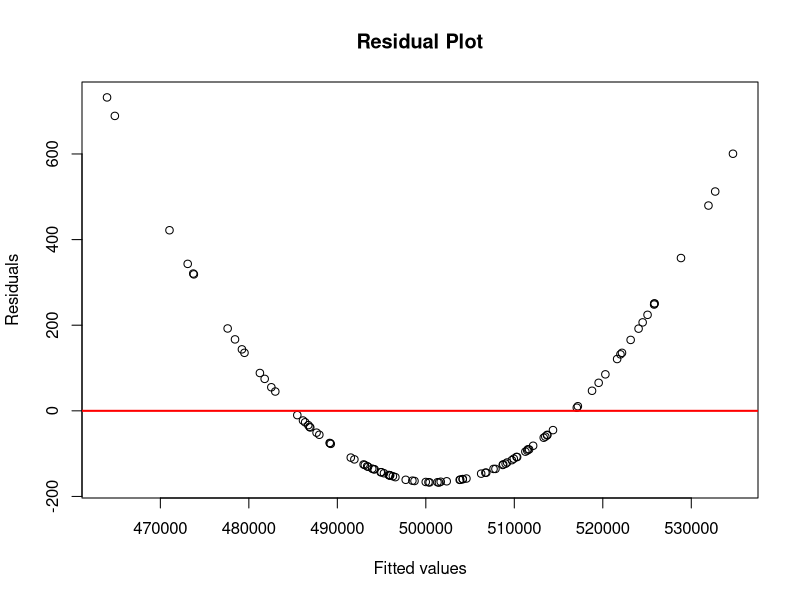
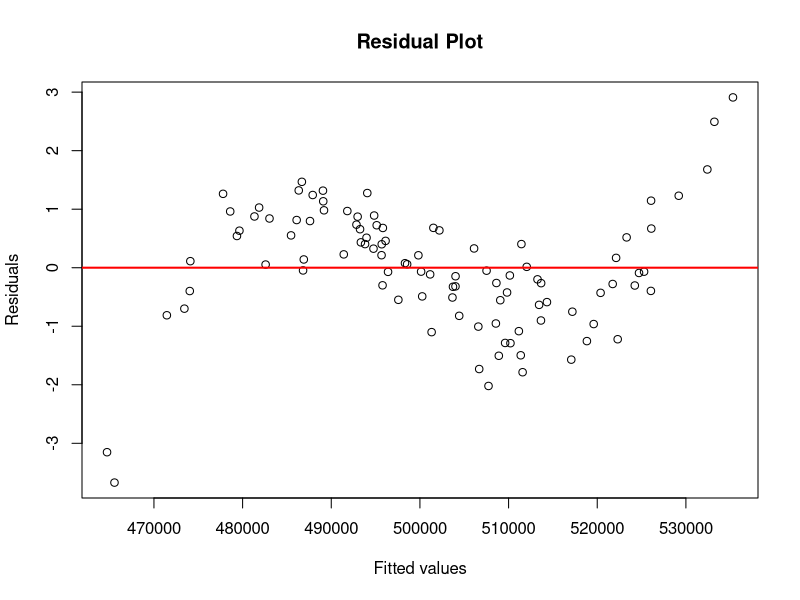
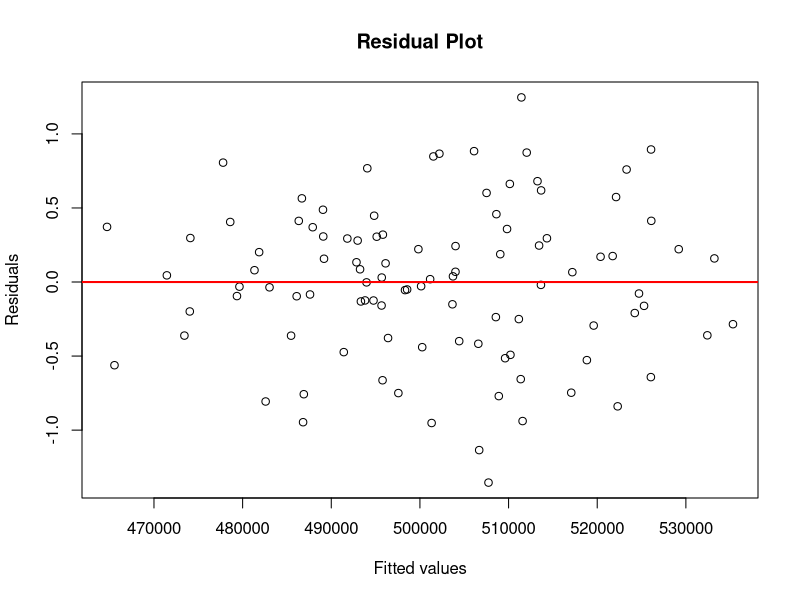

Reproduce these figures in R, in order.
setwd("~/TechCareer/World-of-R")
df <- read.csv("cubic-term-data.csv")
print(df)

model <- lm(y ~ x, data = df)
summary(model)

residuals <- residuals(model)
fitted <- fitted(model)
head(residuals)

plot(model$fitted.values, residuals,
     xlab = "Fitted values",
     ylab = "Residuals",
     main = "Residual Plot")
abline(h = 0, col = "red", lwd = 2)

model <- lm(y ~ x + I(x^2), data = df)
summary(model)

residuals <- residuals(model)
fitted <- fitted(model)
head(residuals)

plot(model$fitted.values, residuals,
     xlab = "Fitted values",
     ylab = "Residuals",
     main = "Residual Plot")
abline(h = 0, col = "red", lwd = 2)

model <- lm(y ~ x + I(x^2) + I(x^3), data = df)
summary(model)

residuals <- residuals(model)
fitted <- fitted(model)
head(residuals)

plot(model$fitted.values, residuals,
     xlab = "Fitted values",
     ylab = "Residuals",
     main = "Residual Plot")
abline(h = 0, col = "red", lwd = 2)